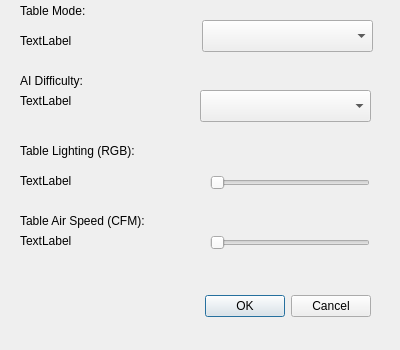
<?xml version="1.0" encoding="UTF-8"?>
<ui version="4.0">
 <class>tableconfigurationsettingswindow</class>
 <widget class="QDialog" name="tableconfigurationsettingswindow">
  <property name="geometry">
   <rect>
    <x>0</x>
    <y>0</y>
    <width>400</width>
    <height>350</height>
   </rect>
  </property>
  <property name="windowTitle">
   <string>Table Configuration</string>
  </property>
  <widget class="QDialogButtonBox" name="buttonBox">
   <property name="geometry">
    <rect>
     <x>30</x>
     <y>290</y>
     <width>341</width>
     <height>32</height>
    </rect>
   </property>
   <property name="orientation">
    <enum>Qt::Horizontal</enum>
   </property>
   <property name="standardButtons">
    <set>QDialogButtonBox::Cancel|QDialogButtonBox::Ok</set>
   </property>
  </widget>
  <widget class="QComboBox" name="comboBoxTableMode">
   <property name="geometry">
    <rect>
     <x>202</x>
     <y>20</y>
     <width>171</width>
     <height>32</height>
    </rect>
   </property>
  </widget>
  <widget class="QLabel" name="labelTableModeTitle">
   <property name="geometry">
    <rect>
     <x>20</x>
     <y>0</y>
     <width>101</width>
     <height>22</height>
    </rect>
   </property>
   <property name="text">
    <string>Table Mode:</string>
   </property>
  </widget>
  <widget class="QLabel" name="labelCurrTableMode">
   <property name="geometry">
    <rect>
     <x>20</x>
     <y>30</y>
     <width>161</width>
     <height>22</height>
    </rect>
   </property>
   <property name="text">
    <string>TextLabel</string>
   </property>
  </widget>
  <widget class="QComboBox" name="comboBoxAiDiff">
   <property name="geometry">
    <rect>
     <x>200</x>
     <y>90</y>
     <width>171</width>
     <height>32</height>
    </rect>
   </property>
  </widget>
  <widget class="QLabel" name="labelAiDiffTitle">
   <property name="geometry">
    <rect>
     <x>20</x>
     <y>70</y>
     <width>111</width>
     <height>22</height>
    </rect>
   </property>
   <property name="text">
    <string>AI Difficulty:</string>
   </property>
  </widget>
  <widget class="QLabel" name="labelCurrAiDiff">
   <property name="geometry">
    <rect>
     <x>20</x>
     <y>90</y>
     <width>101</width>
     <height>22</height>
    </rect>
   </property>
   <property name="text">
    <string>TextLabel</string>
   </property>
  </widget>
  <widget class="QLabel" name="labelTableLightingTitle">
   <property name="geometry">
    <rect>
     <x>20</x>
     <y>140</y>
     <width>171</width>
     <height>22</height>
    </rect>
   </property>
   <property name="text">
    <string>Table Lighting (RGB):</string>
   </property>
  </widget>
  <widget class="QLabel" name="labelCurrTableLighting">
   <property name="geometry">
    <rect>
     <x>20</x>
     <y>170</y>
     <width>141</width>
     <height>22</height>
    </rect>
   </property>
   <property name="text">
    <string>TextLabel</string>
   </property>
  </widget>
  <widget class="QSlider" name="horizontalSliderTableLighting">
   <property name="geometry">
    <rect>
     <x>210</x>
     <y>170</y>
     <width>160</width>
     <height>26</height>
    </rect>
   </property>
   <property name="maximum">
    <number>16777215</number>
   </property>
   <property name="singleStep">
    <number>1</number>
   </property>
   <property name="orientation">
    <enum>Qt::Horizontal</enum>
   </property>
  </widget>
  <widget class="QLabel" name="labelTableAirSpeedTitle">
   <property name="geometry">
    <rect>
     <x>20</x>
     <y>210</y>
     <width>161</width>
     <height>22</height>
    </rect>
   </property>
   <property name="text">
    <string>Table Air Speed (CFM):</string>
   </property>
  </widget>
  <widget class="QLabel" name="labelCurrTableAirSpeed">
   <property name="geometry">
    <rect>
     <x>20</x>
     <y>230</y>
     <width>68</width>
     <height>22</height>
    </rect>
   </property>
   <property name="text">
    <string>TextLabel</string>
   </property>
  </widget>
  <widget class="QSlider" name="horizontalSliderTableAirSpeed">
   <property name="geometry">
    <rect>
     <x>210</x>
     <y>230</y>
     <width>160</width>
     <height>26</height>
    </rect>
   </property>
   <property name="maximum">
    <number>100</number>
   </property>
   <property name="orientation">
    <enum>Qt::Horizontal</enum>
   </property>
  </widget>
 </widget>
 <resources/>
 <connections>
  <connection>
   <sender>buttonBox</sender>
   <signal>accepted()</signal>
   <receiver>tableconfigurationsettingswindow</receiver>
   <slot>accept()</slot>
   <hints>
    <hint type="sourcelabel">
     <x>248</x>
     <y>254</y>
    </hint>
    <hint type="destinationlabel">
     <x>157</x>
     <y>274</y>
    </hint>
   </hints>
  </connection>
  <connection>
   <sender>buttonBox</sender>
   <signal>rejected()</signal>
   <receiver>tableconfigurationsettingswindow</receiver>
   <slot>reject()</slot>
   <hints>
    <hint type="sourcelabel">
     <x>316</x>
     <y>260</y>
    </hint>
    <hint type="destinationlabel">
     <x>286</x>
     <y>274</y>
    </hint>
   </hints>
  </connection>
 </connections>
</ui>
